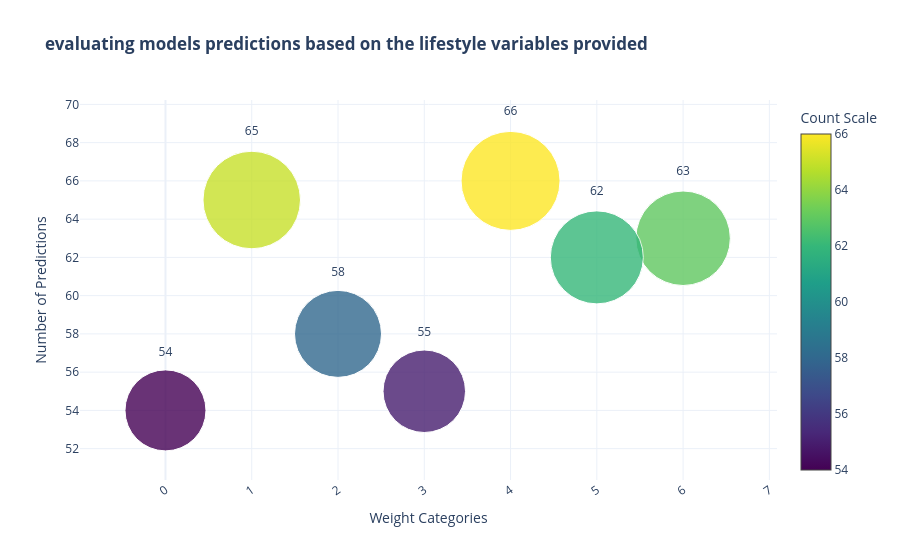

Notebook code for this chart:
### Code cell
classes_count = pd.Series(y_pred_multi).value_counts().reset_index()
classes_count.columns = ['Category', 'Count']




fig = go.Figure(data=[go.Scatter(
    x=classes_count['Category'],
    y=classes_count['Count'],
    mode='markers+text',
    hovertemplate='<b>%{x}</b><extra></extra>',
    text=classes_count['Count'], 
    textposition='top center',
    marker=dict(
        color=classes_count['Count'],      
        size=classes_count['Count'] * 1.5,  
        colorscale='Viridis',               
        showscale=True,
        colorbar=dict(title='Count Scale'),
        opacity=0.8
    )
)])

# 3. Customize layout
fig.update_layout(
    title='<b>evaluating models predictions based on the lifestyle variables provided</b>',
    xaxis_title='Weight Categories',
    yaxis_title='Number of Predictions',
    xaxis=dict(tickangle=-35),
    template='plotly_white',
    height=600
)

fig.show()

### Figure 1 — Plotly figure (JSON) as saved in the notebook; plotly's stock layout.template omitted (floating-point values rounded to 4 significant figures)
{"data": [{"hovertemplate": "<b>%{x}</b><extra></extra>", "marker": {"color": [66, 65, 63, 62, 58, 55, 54], "colorbar": {"title": {"text": "Count Scale"}}, "colorscale": [[0, "#440154"], [0.1111, "#482878"], [0.2222, "#3e4989"], [0.3333, "#31688e"], [0.4444, "#26828e"], [0.5556, "#1f9e89"], [0.6667, "#35b779"], [0.7778, "#6ece58"], [0.8889, "#b5de2b"], [1, "#fde725"]], "opacity": 0.8, "showscale": true, "size": [99.0, 97.5, 94.5, 93.0, 87.0, 82.5, 81.0]}, "mode": "markers+text", "text": [66.0, 65.0, 63.0, 62.0, 58.0, 55.0, 54.0], "textposition": "top center", "type": "scatter", "x": [4, 1, 6, 5, 2, 3, 0], "y": [66, 65, 63, 62, 58, 55, 54]}], "layout": {"autosize": true, "title": {"text": "<b>evaluating models predictions based on the lifestyle variables provided</b>"}, "xaxis": {"autorange": true, "range": [-0.5975, 6.637], "tickangle": -35, "title": {"text": "Weight Categories"}, "type": "linear"}, "yaxis": {"autorange": true, "range": [50.76, 69.75], "title": {"text": "Number of Predictions"}, "type": "linear"}}}
